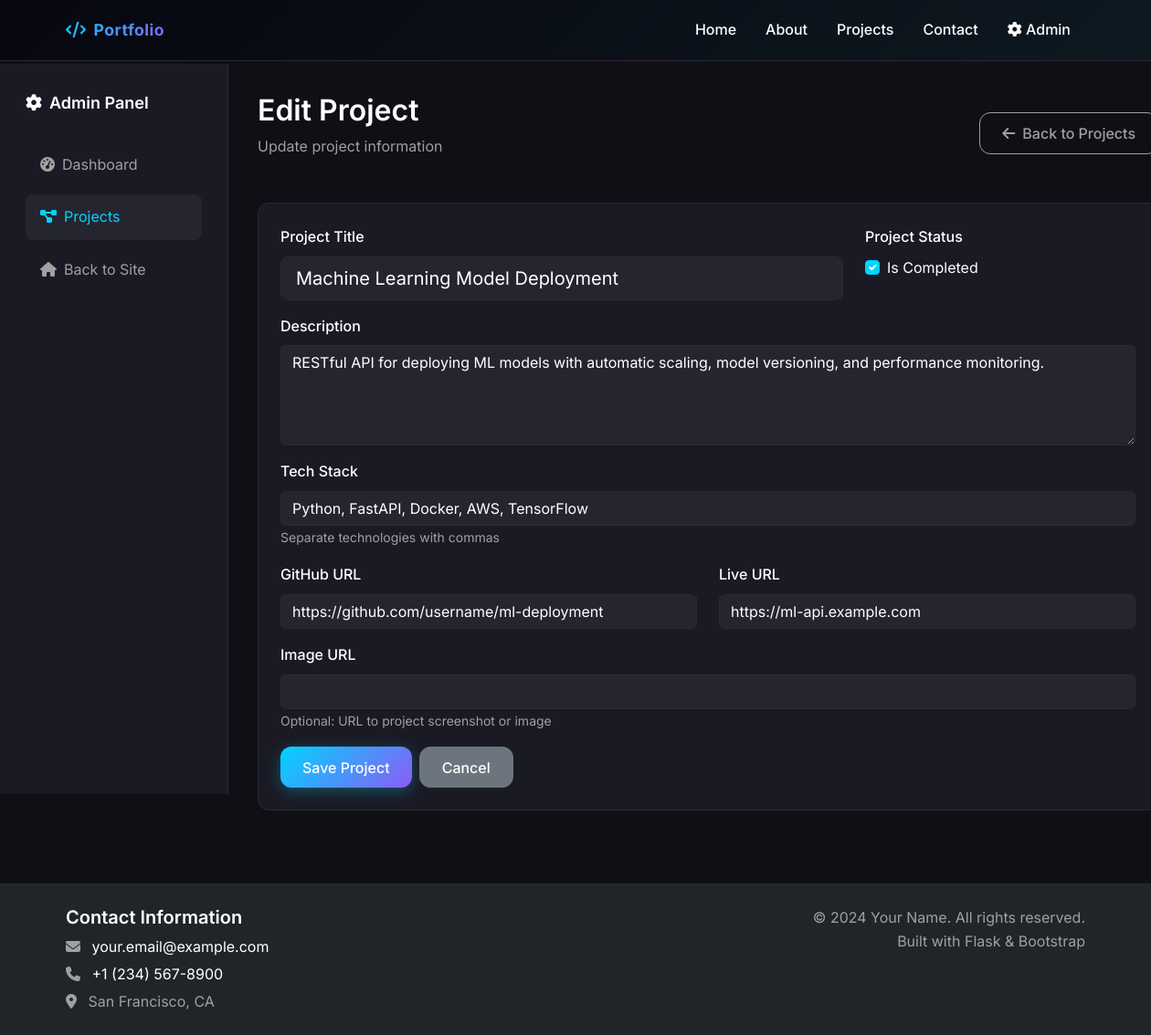
Screenshot of /admin/projects/2/edit (signed in) with the database file from the repository.
### models.py (models this page shows, shortened)
class Project(db.Model):
    id = db.Column(db.Integer, primary_key=True)
    title = db.Column(db.String(200), nullable=False)
    description = db.Column(Text, nullable=False)
    tech_stack = db.Column(db.String(500), nullable=False)
    github_url = db.Column(db.String(500))
    live_url = db.Column(db.String(500))
    image_url = db.Column(db.String(500))
    is_completed = db.Column(db.Boolean, default=True)
    created_at = db.Column(db.DateTime, default=datetime.utcnow)
    updated_at = db.Column(db.DateTime, default=datetime.utcnow, onupdate=datetime.utcnow)

### routes.py (the view)
    def wrapper(*args, **kwargs):
        if not check_admin_auth():
            return redirect(url_for('main.login'))
        return f(*args, **kwargs)

### forms.py
class ProjectForm(FlaskForm):
    title = StringField('Project Title', validators=[DataRequired(), Length(min=2, max=200)])
    description = TextAreaField('Description', validators=[DataRequired(), Length(min=10, max=2000)])
    tech_stack = StringField('Tech Stack', validators=[DataRequired(), Length(min=2, max=500)])
    github_url = URLField('GitHub URL', validators=[Optional(), URL()])
    live_url = URLField('Live URL', validators=[Optional(), URL()])
    image_url = URLField('Image URL', validators=[Optional(), URL()])
    is_completed = BooleanField('Is Completed')
    submit = SubmitField('Save Project')

### routes.py (called while the page is built)
def check_admin_auth():
    return session.get('admin_logged_in', False)

def require_admin_auth(f):
    def wrapper(*args, **kwargs):
        if not check_admin_auth():
            return redirect(url_for('main.login'))
        return f(*args, **kwargs)
    wrapper.__name__ = f.__name__
    return wrapper

@main_bp.route('/admin/projects/<int:id>/edit', methods=['GET', 'POST'])
@require_admin_auth
def edit_project(id):
    project = Project.query.get_or_404(id)
    form = ProjectForm(obj=project)
    if form.validate_on_submit():
        form.populate_obj(project)
        db.session.commit()
        flash('Project updated successfully!', 'success')
        return redirect(url_for('main.admin_projects'))
    return render_template('admin/edit_project.html', form=form, project=project)

### templates/admin/edit_project.html (shortened to what this page needs)
{% extends "base.html" %}
{% block content %}
<div class="admin-container">
    <div class="container-fluid">
        <div class="row">
            <div class="col-md-3 col-lg-2 admin-sidebar">
                <div class="sidebar-content">
                    <h5 class="sidebar-title">
                        <i class="fas fa-cog me-2"></i>Admin Panel
                    </h5>
                    <ul class="nav flex-column">
                        <li class="nav-item">
                            <a class="nav-link" href="{{ url_for('main.admin_dashboard') }}">
                                <i class="fas fa-tachometer-alt me-2"></i>Dashboard
                            </a>
                        </li>
                        <li class="nav-item">
                            <a class="nav-link active" href="{{ url_for('main.admin_projects') }}">
                                <i class="fas fa-project-diagram me-2"></i>Projects
                            </a>
                        </li>
                        <li class="nav-item">
                            <a class="nav-link" href="{{ url_for('main.index') }}">
                                <i class="fas fa-home me-2"></i>Back to Site
                            </a>
                        </li>
                    </ul>
                </div>
            </div>
            <div class="col-md-9 col-lg-10 admin-main">
                <div class="admin-header">
                    <div class="d-flex justify-content-between align-items-center">
                        <div>
                            <h1>Edit Project</h1>
                            <p class="text-muted">Update project information</p>
                        </div>
                        <a href="{{ url_for('main.admin_projects') }}" class="btn btn-outline-secondary">
                            <i class="fas fa-arrow-left me-2"></i>Back to Projects
                        </a>
                    </div>
                </div>
                <div class="card">
                    <div class="card-body">
                        <form method="POST" class="project-form">
                            <div class="row">
                                <div class="col-md-8">
                                    <div class="mb-3">
                                        {{ form.title.label(class="form-label") }}
                                        {{ form.title(class="form-control form-control-lg") }}
                                    </div>
                                </div>
                                <div class="col-md-4">
                                    <div class="mb-3">
                                        <label class="form-label">Project Status</label>
                                        <div class="form-check">
                                            {{ form.is_completed(class="form-check-input") }}
                                            {{ form.is_completed.label(class="form-check-label") }}
                                        </div>
                                    </div>
                                </div>
                            </div>
                            <div class="mb-3">
                                {{ form.description.label(class="form-label") }}
                                {{ form.description(class="form-control", rows="4") }}
                            </div>
                            <div class="mb-3">
                                {{ form.tech_stack.label(class="form-label") }}
                                {{ form.tech_stack(class="form-control", placeholder="Python, Flask, PostgreSQL, Bootstrap") }}
                                <small class="form-text text-muted">Separate technologies with commas</small>
                            </div>
                            <div class="row">
                                <div class="col-md-6">
                                    <div class="mb-3">
                                        {{ form.github_url.label(class="form-label") }}
                                        {{ form.github_url(class="form-control") }}
                                    </div>
                                </div>
                                <div class="col-md-6">
                                    <div class="mb-3">
                                        {{ form.live_url.label(class="form-label") }}
                                        {{ form.live_url(class="form-control") }}
                                    </div>
                                </div>
                            </div>
                            <div class="mb-3">
                                {{ form.image_url.label(class="form-label") }}
                                {{ form.image_url(class="form-control") }}
                                <small class="form-text text-muted">Optional: URL to project screenshot or image</small>
                            </div>
                            <div class="d-flex gap-2">
                                {{ form.submit(class="btn btn-primary") }}
                                <a href="{{ url_for('main.admin_projects') }}" class="btn btn-secondary">Cancel</a>
                            </div>
                        </form>
                    </div>
                </div>
            </div>
        </div>
    </div>
</div>
{% endblock %}

### static/css/style.css (style rules this page uses)
:root { --primary-color: #00d4ff; --secondary-color: #6c757d; --success-color: #00ff88; --warning-color: #ffb700; --danger-color: #ff4757; --info-color: #7c4dff; --light-color: #f8f9fa; --dark-color: #343a40; --bg-dark: #0f0f15; --bg-darker: #070710; --text-light: #ffffff; --text-muted: #a0a0a0; --border-color: #2a2a35; --card-bg: #1a1a25; --hover-bg: #252530; --accent-purple: #8b5cf6; --accent-pink: #ec4899; --accent-green: #10b981; --accent-orange: #f59e0b; }
* { margin: 0; padding: 0; box-sizing: border-box; }
body { font-family: 'Inter', -apple-system, BlinkMacSystemFont, 'Segoe UI', Roboto, sans-serif; line-height: 1.6; color: var(--text-light); background-color: var(--bg-dark); padding-top: 70px; }
h1, h2, h3, h4, h5, h6 { font-weight: 600; color: var(--text-light); }
p { color: var(--text-muted); margin-bottom: 1rem; }
.admin-container { min-height: 100vh; background-color: var(--bg-dark); }
.admin-sidebar { background-color: var(--card-bg); border-right: 1px solid var(--border-color); min-height: 100vh; position: fixed; left: 0; top: 70px; width: 250px; overflow-y: auto; transition: transform 0.3s ease; z-index: 1040; }
.admin-main { margin-left: 250px; padding: 2rem; }
.sidebar-content { padding: 2rem 1rem; }
.sidebar-title { color: var(--text-light); margin-bottom: 2rem; font-size: 1.125rem; }
.admin-sidebar .nav-link { color: var(--text-muted); padding: 0.75rem 1rem; border-radius: 8px; margin-bottom: 0.5rem; transition: all 0.3s ease; }
.admin-sidebar .nav-link:hover, .admin-sidebar .nav-link.active { background-color: var(--hover-bg); color: var(--primary-color); }
.admin-header { margin-bottom: 2rem; }
.admin-header h1 { font-size: 2rem; color: var(--text-light); margin-bottom: 0.5rem; }
.card { background-color: var(--card-bg); border: 1px solid var(--border-color); border-radius: 12px; }
.card-body { padding: 1.5rem; }
.form-control { background-color: var(--hover-bg); border: 1px solid var(--border-color); color: var(--text-light); }
.form-control::placeholder { color: var(--text-muted); }
.form-label { color: var(--text-light); font-weight: 500; }
.form-check-input { background-color: var(--hover-bg); border: 1px solid var(--border-color); }
.form-check-input:checked { background-color: var(--primary-color); border-color: var(--primary-color); }
.form-check-label { color: var(--text-light); }
.btn { border-radius: 12px; font-weight: 500; transition: all 0.3s ease; padding: 0.6rem 1.5rem; }
.btn-primary { background: linear-gradient(135deg, var(--primary-color), var(--accent-purple)); border: none; box-shadow: 0 4px 15px rgba(0, 212, 255, 0.3); }
.btn-outline-secondary { border-color: var(--text-muted); color: var(--text-muted); }
html { scroll-behavior: smooth; }
.loading { opacity: 0; animation: fadeIn 0.5s ease-in-out forwards; }
.text-muted { color: var(--text-muted) !important; }

### rows the page displays
Project: title "Machine Learning Model Deployment", is_completed "☑", description "RESTful API for deploying ML models with automatic scaling, model versioning, and performance monitoring.", tech_stack "Python, FastAPI, Docker, AWS, TensorFlow", github_url "https://github.com/username/ml-deployment", live_url "https://ml-api.example.com"
